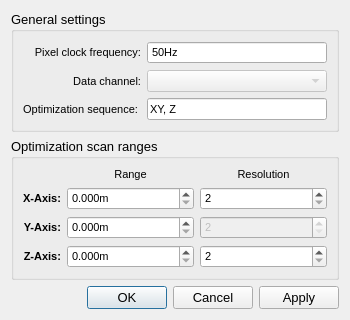
<?xml version="1.0" encoding="UTF-8"?>
<ui version="4.0">
 <class>optimizer_settings_dialog</class>
 <widget class="QDialog" name="optimizer_settings_dialog">
  <property name="geometry">
   <rect>
    <x>0</x>
    <y>0</y>
    <width>350</width>
    <height>304</height>
   </rect>
  </property>
  <property name="sizePolicy">
   <sizepolicy hsizetype="Preferred" vsizetype="Preferred">
    <horstretch>0</horstretch>
    <verstretch>0</verstretch>
   </sizepolicy>
  </property>
  <property name="windowTitle">
   <string>qudi: Optimizer settings</string>
  </property>
  <layout class="QGridLayout" name="gridLayout_2">
   <item row="0" column="0">
    <widget class="QGroupBox" name="general_groupBox">
     <property name="font">
      <font>
       <pointsize>10</pointsize>
      </font>
     </property>
     <property name="title">
      <string>General settings</string>
     </property>
     <layout class="QGridLayout" name="gridLayout">
      <item row="0" column="0">
       <widget class="QLabel" name="count_freq_label">
        <property name="font">
         <font>
          <pointsize>8</pointsize>
         </font>
        </property>
        <property name="toolTip">
         <string>Frequency at which the scan pixels are acquired.</string>
        </property>
        <property name="text">
         <string>Pixel clock frequency:</string>
        </property>
        <property name="alignment">
         <set>Qt::AlignRight|Qt::AlignTrailing|Qt::AlignVCenter</set>
        </property>
       </widget>
      </item>
      <item row="0" column="1">
       <widget class="ScienSpinBox" name="pixel_clock_frequency_scienSpinBox">
        <property name="sizePolicy">
         <sizepolicy hsizetype="Expanding" vsizetype="Fixed">
          <horstretch>0</horstretch>
          <verstretch>0</verstretch>
         </sizepolicy>
        </property>
        <property name="font">
         <font>
          <pointsize>8</pointsize>
         </font>
        </property>
        <property name="toolTip">
         <string>Frequency at which the scan pixels are acquired.</string>
        </property>
        <property name="buttonSymbols">
         <enum>QAbstractSpinBox::NoButtons</enum>
        </property>
        <property name="suffix">
         <string>Hz</string>
        </property>
        <property name="maximum">
         <number>999999999</number>
        </property>
        <property name="value">
         <number>50</number>
        </property>
       </widget>
      </item>
      <item row="1" column="0">
       <widget class="QLabel" name="opt_channel_label">
        <property name="font">
         <font>
          <pointsize>8</pointsize>
         </font>
        </property>
        <property name="text">
         <string>Data channel:</string>
        </property>
        <property name="alignment">
         <set>Qt::AlignRight|Qt::AlignTrailing|Qt::AlignVCenter</set>
        </property>
       </widget>
      </item>
      <item row="1" column="1">
       <widget class="QComboBox" name="opt_channel_ComboBox">
        <property name="enabled">
         <bool>false</bool>
        </property>
        <property name="sizePolicy">
         <sizepolicy hsizetype="Expanding" vsizetype="Fixed">
          <horstretch>0</horstretch>
          <verstretch>0</verstretch>
         </sizepolicy>
        </property>
        <property name="font">
         <font>
          <pointsize>8</pointsize>
         </font>
        </property>
       </widget>
      </item>
      <item row="2" column="0">
       <widget class="QLabel" name="opt_sequence_label">
        <property name="font">
         <font>
          <pointsize>8</pointsize>
         </font>
        </property>
        <property name="text">
         <string>Optimization sequence: </string>
        </property>
        <property name="alignment">
         <set>Qt::AlignRight|Qt::AlignTrailing|Qt::AlignVCenter</set>
        </property>
       </widget>
      </item>
      <item row="2" column="1">
       <widget class="QLineEdit" name="optimization_sequence_lineEdit">
        <property name="font">
         <font>
          <pointsize>8</pointsize>
         </font>
        </property>
        <property name="text">
         <string>XY, Z</string>
        </property>
       </widget>
      </item>
     </layout>
    </widget>
   </item>
   <item row="1" column="0">
    <widget class="QGroupBox" name="scan_ranges_groupBox">
     <property name="sizePolicy">
      <sizepolicy hsizetype="Expanding" vsizetype="Fixed">
       <horstretch>0</horstretch>
       <verstretch>0</verstretch>
      </sizepolicy>
     </property>
     <property name="font">
      <font>
       <pointsize>10</pointsize>
      </font>
     </property>
     <property name="title">
      <string>Optimization scan ranges</string>
     </property>
     <layout class="QGridLayout" name="scan_ranges_gridLayout">
      <item row="1" column="1">
       <widget class="ScienDSpinBox" name="x_optimizer_range_doubleSpinBox">
        <property name="sizePolicy">
         <sizepolicy hsizetype="Expanding" vsizetype="Fixed">
          <horstretch>0</horstretch>
          <verstretch>0</verstretch>
         </sizepolicy>
        </property>
        <property name="minimumSize">
         <size>
          <width>75</width>
          <height>0</height>
         </size>
        </property>
        <property name="font">
         <font>
          <pointsize>8</pointsize>
         </font>
        </property>
        <property name="toolTip">
         <string>&lt;html&gt;&lt;head/&gt;&lt;body&gt;&lt;p&gt;&lt;span style=&quot; font-size:10pt;&quot;&gt;Scan range of the optimizer in the xy area.&lt;/span&gt;&lt;/p&gt;&lt;/body&gt;&lt;/html&gt;</string>
        </property>
        <property name="buttonSymbols">
         <enum>QAbstractSpinBox::UpDownArrows</enum>
        </property>
        <property name="specialValueText">
         <string/>
        </property>
        <property name="suffix">
         <string>m</string>
        </property>
        <property name="decimals">
         <number>3</number>
        </property>
        <property name="maximum">
         <double>10000000000000000905969664.000000000000000</double>
        </property>
        <property name="singleStep">
         <double>0.000001000000000</double>
        </property>
        <property name="value">
         <double>0.000000000000000</double>
        </property>
       </widget>
      </item>
      <item row="1" column="2">
       <widget class="QSpinBox" name="x_optimizer_resolution_spinBox">
        <property name="sizePolicy">
         <sizepolicy hsizetype="Expanding" vsizetype="Fixed">
          <horstretch>0</horstretch>
          <verstretch>0</verstretch>
         </sizepolicy>
        </property>
        <property name="minimumSize">
         <size>
          <width>75</width>
          <height>0</height>
         </size>
        </property>
        <property name="font">
         <font>
          <pointsize>8</pointsize>
         </font>
        </property>
        <property name="alignment">
         <set>Qt::AlignLeading|Qt::AlignLeft|Qt::AlignVCenter</set>
        </property>
        <property name="buttonSymbols">
         <enum>QAbstractSpinBox::UpDownArrows</enum>
        </property>
        <property name="minimum">
         <number>2</number>
        </property>
        <property name="maximum">
         <number>999999999</number>
        </property>
       </widget>
      </item>
      <item row="1" column="0">
       <widget class="QLabel" name="axis_0_label">
        <property name="font">
         <font>
          <pointsize>8</pointsize>
          <weight>75</weight>
          <bold>true</bold>
         </font>
        </property>
        <property name="text">
         <string>X-Axis:</string>
        </property>
        <property name="alignment">
         <set>Qt::AlignRight|Qt::AlignTrailing|Qt::AlignVCenter</set>
        </property>
       </widget>
      </item>
      <item row="0" column="1">
       <widget class="QLabel" name="label_2">
        <property name="sizePolicy">
         <sizepolicy hsizetype="Expanding" vsizetype="Preferred">
          <horstretch>0</horstretch>
          <verstretch>0</verstretch>
         </sizepolicy>
        </property>
        <property name="font">
         <font>
          <pointsize>8</pointsize>
         </font>
        </property>
        <property name="text">
         <string>Range</string>
        </property>
        <property name="alignment">
         <set>Qt::AlignCenter</set>
        </property>
       </widget>
      </item>
      <item row="0" column="2">
       <widget class="QLabel" name="label_3">
        <property name="sizePolicy">
         <sizepolicy hsizetype="Expanding" vsizetype="Preferred">
          <horstretch>0</horstretch>
          <verstretch>0</verstretch>
         </sizepolicy>
        </property>
        <property name="font">
         <font>
          <pointsize>8</pointsize>
         </font>
        </property>
        <property name="text">
         <string>Resolution</string>
        </property>
        <property name="alignment">
         <set>Qt::AlignCenter</set>
        </property>
       </widget>
      </item>
      <item row="2" column="1">
       <widget class="ScienDSpinBox" name="y_optimizer_range_doubleSpinBox">
        <property name="font">
         <font>
          <pointsize>8</pointsize>
         </font>
        </property>
        <property name="suffix">
         <string>m</string>
        </property>
        <property name="decimals">
         <number>3</number>
        </property>
        <property name="maximum">
         <double>10000000000000000905969664.000000000000000</double>
        </property>
        <property name="value">
         <double>0.000000000000000</double>
        </property>
       </widget>
      </item>
      <item row="3" column="1">
       <widget class="ScienDSpinBox" name="z_optimizer_range_doubleSpinBox">
        <property name="font">
         <font>
          <pointsize>8</pointsize>
         </font>
        </property>
        <property name="suffix">
         <string>m</string>
        </property>
        <property name="decimals">
         <number>3</number>
        </property>
        <property name="maximum">
         <double>10000000000000000905969664.000000000000000</double>
        </property>
        <property name="value">
         <double>0.000000000000000</double>
        </property>
       </widget>
      </item>
      <item row="2" column="2">
       <widget class="QSpinBox" name="y_optimizer_resolution_spinBox">
        <property name="enabled">
         <bool>false</bool>
        </property>
        <property name="font">
         <font>
          <pointsize>8</pointsize>
         </font>
        </property>
        <property name="minimum">
         <number>2</number>
        </property>
        <property name="maximum">
         <number>999999999</number>
        </property>
       </widget>
      </item>
      <item row="3" column="2">
       <widget class="QSpinBox" name="z_optimizer_resolution_spinBox">
        <property name="font">
         <font>
          <pointsize>8</pointsize>
         </font>
        </property>
        <property name="minimum">
         <number>2</number>
        </property>
        <property name="maximum">
         <number>999999999</number>
        </property>
       </widget>
      </item>
      <item row="2" column="0">
       <widget class="QLabel" name="label">
        <property name="font">
         <font>
          <pointsize>8</pointsize>
          <weight>75</weight>
          <bold>true</bold>
         </font>
        </property>
        <property name="text">
         <string>Y-Axis:</string>
        </property>
        <property name="alignment">
         <set>Qt::AlignRight|Qt::AlignTrailing|Qt::AlignVCenter</set>
        </property>
       </widget>
      </item>
      <item row="3" column="0">
       <widget class="QLabel" name="label_4">
        <property name="font">
         <font>
          <pointsize>8</pointsize>
          <weight>75</weight>
          <bold>true</bold>
         </font>
        </property>
        <property name="text">
         <string>Z-Axis:</string>
        </property>
        <property name="alignment">
         <set>Qt::AlignRight|Qt::AlignTrailing|Qt::AlignVCenter</set>
        </property>
       </widget>
      </item>
     </layout>
    </widget>
   </item>
   <item row="2" column="0">
    <widget class="QDialogButtonBox" name="buttonBox">
     <property name="font">
      <font>
       <pointsize>10</pointsize>
      </font>
     </property>
     <property name="locale">
      <locale language="English" country="UnitedStates"/>
     </property>
     <property name="orientation">
      <enum>Qt::Horizontal</enum>
     </property>
     <property name="standardButtons">
      <set>QDialogButtonBox::Apply|QDialogButtonBox::Cancel|QDialogButtonBox::Ok</set>
     </property>
     <property name="centerButtons">
      <bool>false</bool>
     </property>
    </widget>
   </item>
  </layout>
 </widget>
 <customwidgets>
  <customwidget>
   <class>ScienSpinBox</class>
   <extends>QSpinBox</extends>
   <header>qtwidgets.scientific_spinbox.h</header>
  </customwidget>
  <customwidget>
   <class>ScienDSpinBox</class>
   <extends>QDoubleSpinBox</extends>
   <header>qtwidgets.scientific_spinbox.h</header>
  </customwidget>
 </customwidgets>
 <tabstops>
  <tabstop>buttonBox</tabstop>
 </tabstops>
 <resources/>
 <connections>
  <connection>
   <sender>buttonBox</sender>
   <signal>accepted()</signal>
   <receiver>optimizer_settings_dialog</receiver>
   <slot>accept()</slot>
   <hints>
    <hint type="sourcelabel">
     <x>257</x>
     <y>224</y>
    </hint>
    <hint type="destinationlabel">
     <x>157</x>
     <y>274</y>
    </hint>
   </hints>
  </connection>
  <connection>
   <sender>buttonBox</sender>
   <signal>rejected()</signal>
   <receiver>optimizer_settings_dialog</receiver>
   <slot>reject()</slot>
   <hints>
    <hint type="sourcelabel">
     <x>325</x>
     <y>224</y>
    </hint>
    <hint type="destinationlabel">
     <x>286</x>
     <y>274</y>
    </hint>
   </hints>
  </connection>
 </connections>
</ui>
